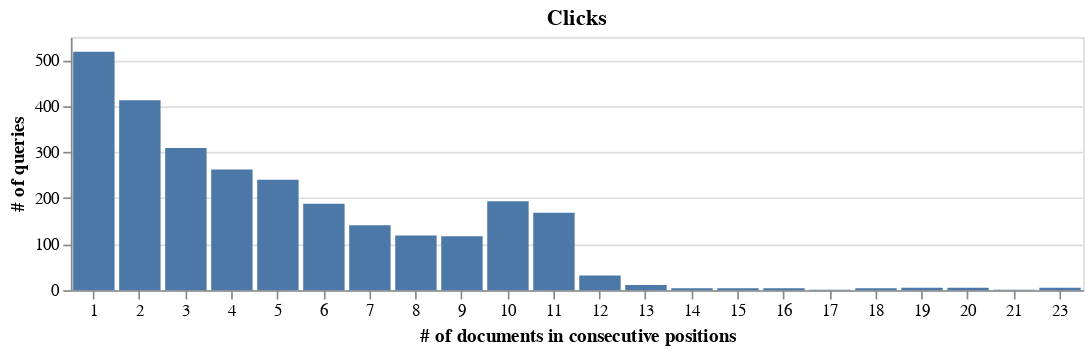

The cell this chart's notebook holds for it:
### Code cell
alt.Chart(
    position_df,
    title="Clicks",
    width=600,
    height=150,
).mark_bar().encode(
    x=alt.X("consecutive_positions:O", title="# of documents in consecutive positions").axis(labelAngle=0),
    y=alt.Y("count(query)", title="# of queries"),
)

### Figure 1 — Vega-Lite specification as saved in the notebook (floating-point values rounded to 4 significant figures; data arrays with more than 128 entries replaced by an {"elided": "..."} marker saying what was removed)
{"config": {"view": {"continuousWidth": 300, "continuousHeight": 300}}, "data": {"name": "data-2fa935cd499aed8f15e1cce72a9fbdc0"}, "mark": {"type": "bar"}, "encoding": {"x": {"axis": {"labelAngle": 0}, "field": "consecutive_positions", "title": "# of documents in consecutive positions", "type": "ordinal"}, "y": {"aggregate": "count", "field": "query", "title": "# of queries", "type": "nominal"}}, "height": 150, "title": "Clicks", "width": 600, "$schema": "https://vega.github.io/schema/vega-lite/v5.16.3.json", "datasets": {"data-2fa935cd499aed8f15e1cce72a9fbdc0": {"elided": "2744 records"}}}
